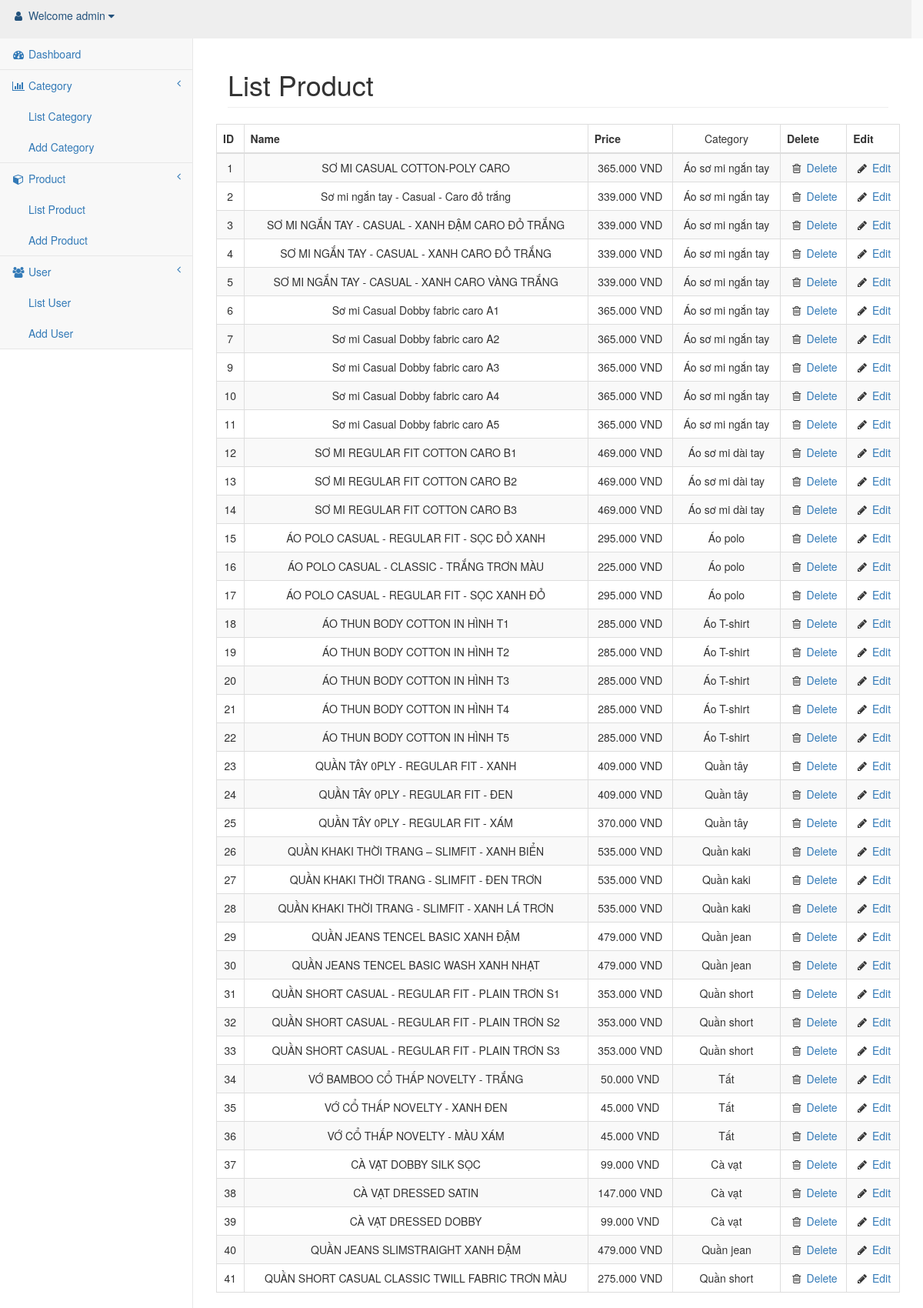
Page /admin/list_product.php (signed in) on the committed database.
### tables this page shows
CREATE TABLE `products` (
  `id` int(10) UNSIGNED NOT NULL,
  `name` varchar(255) NOT NULL,
  `alias` varchar(255) NOT NULL,
  `price` int(11) NOT NULL,
  `intro` text NOT NULL,
  `content` longtext NOT NULL,
  `image` varchar(255) NOT NULL,
  `keywords` varchar(255) NOT NULL,
  `description` varchar(255) NOT NULL,
  `user_id` int(10) UNSIGNED NOT NULL,
  `cate_id` int(10) UNSIGNED NOT NULL,
  `created_at` timestamp NOT NULL ,
  `updated_at` timestamp NOT NULL 
);

CREATE TABLE `cates` (
  `id` int(10) UNSIGNED NOT NULL,
  `name` varchar(255) NOT NULL,
  `alias` varchar(255) NOT NULL,
  `order` int(11) NOT NULL,
  `parent_id` int(11) NOT NULL,
  `keywords` varchar(255) NOT NULL,
  `description` varchar(255) NOT NULL,
  `created_at` timestamp NOT NULL,
  `updated_at` timestamp NOT NULL
);

### controllers/AdminPageController.php (called while the page is built, shortened)
<?php
require_once("../models/Product.php");
class AdminPageController{
	public function viewListProductPage(){
		$products = Product::getAllProduct();
		include_once('../views/admin/pages/list_product.php');
	}
}
?>

### models/Product.php (called while the page is built, shortened)
<?php
require_once(dirname(__DIR__)."/models/Database.php");
class Product{
	public static function getAllProduct(){
		$sql="select products.id,products.name,products.price,cates.name as cate_name
		from products inner join cates on products.cate_id=cates.id";
		$products = Database::selectAll($sql);
		return $products;
	}
}
?>

### models/Database.php (called while the page is built, shortened)
<?php
class Database{
	private static $conn=null;
	private static function connect(){
		$dbInfo = "mysql:host=127.0.0.1;dbname=online_shop";
		$sqlUsername = "root";
		$sqlPassword = "123456";
		try {
			self::$conn = new PDO($dbInfo,$sqlUsername,$sqlPassword);
			self::$conn->setAttribute(PDO::ATTR_ERRMODE,PDO::ERRMODE_EXCEPTION);
			self::$conn->query('SET NAMES "utf8"');
		} catch (PDOException $e) {
			echo "Failed to connect to database". $e->getMessage();
		}
	}
	public static function selectAll($sql){
		self::connect();
		$stmt=self::$conn->prepare($sql);
		$stmt->execute();
		$stmt->setFetchMode(PDO::FETCH_ASSOC);
		$result = $stmt->fetchAll();
		self::$conn=null;
		return $result;
	}
}
?>

### views/admin/pages/list_product.php (the view)
<table class="table table-striped table-bordered table-hover" id="dataTables-example">
    <thead>
        <tr align="center">
            <th>ID</th>
            <th>Name</th>
            <th>Price</th>
            <td>Category</td>
            <th>Delete</th>
            <th>Edit</th>
        </tr>
    </thead>
    <tbody>
        <?php foreach($products as $product){ ?>
        <tr class="odd gradeX" align="center">
            <td><?php echo $product["id"] ?></td>
            <td><?php echo $product["name"] ?></td>
            <td><?php echo number_format($product["price"],0,",",".") ?> VND</td>
            <td><?php echo $product["cate_name"] ?></td>
            <td class="center"><i class="fa fa-trash-o  fa-fw"></i><a
            <?php echo "href='../routes/admin/delete_product.php?id=".$product['id']."'" ?>
            onclick="return confirm('Are you sure?')"> Delete</a></td>
            <td class="center"><i class="fa fa-pencil fa-fw"></i> <a
            <?php echo "href='edit_product.php?id=".$product['id']."'" ?>
            >Edit</a></td>
        </tr>
        <?php } ?>
    </tbody>
</table>

### public/admin/css/sb-admin-2.css (style rules this page uses)
body { background-color: #f8f8f8; }

### rows in the picture
products: id "1", name "SƠ MI CASUAL COTTON-POLY CARO", price "365.000", cate.name "Áo sơ mi ngắn tay"
products: id "2", name "Sơ mi ngắn tay - Casual - Caro đỏ trắng", price "339.000", cate.name "Áo sơ mi ngắn tay"
products: id "3", name "SƠ MI NGẮN TAY - CASUAL - XANH ĐẬM CARO ĐỎ TRẮNG", price "339.000", cate.name "Áo sơ mi ngắn tay"
products: id "4", name "SƠ MI NGẮN TAY - CASUAL - XANH CARO ĐỎ TRẮNG", price "339.000", cate.name "Áo sơ mi ngắn tay"
products: id "5", name "SƠ MI NGẮN TAY - CASUAL - XANH CARO VÀNG TRẮNG", price "339.000", cate.name "Áo sơ mi ngắn tay"
products: id "6", name "Sơ mi Casual Dobby fabric caro A1", price "365.000", cate.name "Áo sơ mi ngắn tay"
products: id "7", name "Sơ mi Casual Dobby fabric caro A2", price "365.000", cate.name "Áo sơ mi ngắn tay"
products: id "9", name "Sơ mi Casual Dobby fabric caro A3", price "365.000", cate.name "Áo sơ mi ngắn tay"
products: id "10", name "Sơ mi Casual Dobby fabric caro A4", price "365.000", cate.name "Áo sơ mi ngắn tay"
products: id "11", name "Sơ mi Casual Dobby fabric caro A5", price "365.000", cate.name "Áo sơ mi ngắn tay"
products: id "12", name "SƠ MI REGULAR FIT COTTON CARO B1", price "469.000", cate.name "Áo sơ mi dài tay"
products: id "13", name "SƠ MI REGULAR FIT COTTON CARO B2", price "469.000", cate.name "Áo sơ mi dài tay"
products: id "14", name "SƠ MI REGULAR FIT COTTON CARO B3", price "469.000", cate.name "Áo sơ mi dài tay"
products: id "15", name "ÁO POLO CASUAL - REGULAR FIT - SỌC ĐỎ XANH", price "295.000", cate.name "Áo polo"
products: id "16", name "ÁO POLO CASUAL - CLASSIC - TRẮNG TRƠN MÀU", price "225.000", cate.name "Áo polo"
products: id "17", name "ÁO POLO CASUAL - REGULAR FIT - SỌC XANH ĐỎ", price "295.000", cate.name "Áo polo"
products: id "18", name "ÁO THUN BODY COTTON IN HÌNH T1", price "285.000", cate.name "Áo T-shirt"
products: id "19", name "ÁO THUN BODY COTTON IN HÌNH T2", price "285.000", cate.name "Áo T-shirt"
products: id "20", name "ÁO THUN BODY COTTON IN HÌNH T3", price "285.000", cate.name "Áo T-shirt"
products: id "21", name "ÁO THUN BODY COTTON IN HÌNH T4", price "285.000", cate.name "Áo T-shirt"
products: id "22", name "ÁO THUN BODY COTTON IN HÌNH T5", price "285.000", cate.name "Áo T-shirt"
products: id "23", name "QUẦN TÂY 0PLY - REGULAR FIT - XANH", price "409.000", cate.name "Quần tây"
products: id "24", name "QUẦN TÂY 0PLY - REGULAR FIT - ĐEN", price "409.000", cate.name "Quần tây"
products: id "25", name "QUẦN TÂY 0PLY - REGULAR FIT - XÁM", price "370.000", cate.name "Quần tây"
products: id "26", name "QUẦN KHAKI THỜI TRANG – SLIMFIT - XANH BIỂN", price "535.000", cate.name "Quần kaki"
products: id "27", name "QUẦN KHAKI THỜI TRANG - SLIMFIT - ĐEN TRƠN", price "535.000", cate.name "Quần kaki"
products: id "28", name "QUẦN KHAKI THỜI TRANG - SLIMFIT - XANH LÁ TRƠN", price "535.000", cate.name "Quần kaki"
products: id "29", name "QUẦN JEANS TENCEL BASIC XANH ĐẬM", price "479.000", cate.name "Quần jean"
products: id "30", name "QUẦN JEANS TENCEL BASIC WASH XANH NHẠT", price "479.000", cate.name "Quần jean"
products: id "31", name "QUẦN SHORT CASUAL - REGULAR FIT - PLAIN TRƠN S1", price "353.000", cate.name "Quần short"
products: id "32", name "QUẦN SHORT CASUAL - REGULAR FIT - PLAIN TRƠN S2", price "353.000", cate.name "Quần short"
products: id "33", name "QUẦN SHORT CASUAL - REGULAR FIT - PLAIN TRƠN S3", price "353.000", cate.name "Quần short"
products: id "34", name "VỚ BAMBOO CỔ THẤP NOVELTY - TRẮNG", price "50.000", cate.name "Tất"
products: id "35", name "VỚ CỔ THẤP NOVELTY - XANH ĐEN", price "45.000", cate.name "Tất"
products: id "36", name "VỚ CỔ THẤP NOVELTY - MÀU XÁM", price "45.000", cate.name "Tất"
products: id "37", name "CÀ VẠT DOBBY SILK SỌC", price "99.000", cate.name "Cà vạt"
products: id "38", name "CÀ VẠT DRESSED SATIN", price "147.000", cate.name "Cà vạt"
products: id "39", name "CÀ VẠT DRESSED DOBBY", price "99.000", cate.name "Cà vạt"
products: id "40", name "QUẦN JEANS SLIMSTRAIGHT XANH ĐẬM", price "479.000", cate.name "Quần jean"
products: id "41", name "QUẦN SHORT CASUAL CLASSIC TWILL FABRIC TRƠN MÀU", price "275.000", cate.name "Quần short"

### other values in the picture
$_SESSION['username'] "admin"
